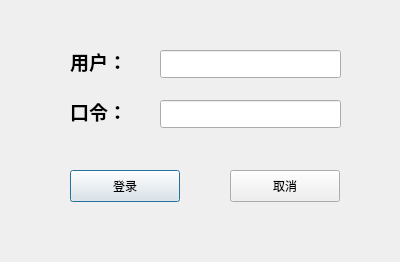
<ui version="4.0" >
 <class>LoginDialog</class>
 <widget class="QDialog" name="LoginDialog" >
  <property name="geometry" >
   <rect>
    <x>0</x>
    <y>0</y>
    <width>400</width>
    <height>262</height>
   </rect>
  </property>
  <property name="windowTitle" >
   <string>Dialog</string>
  </property>
  <widget class="QLabel" name="lbluser" >
   <property name="geometry" >
    <rect>
     <x>70</x>
     <y>50</y>
     <width>86</width>
     <height>22</height>
    </rect>
   </property>
   <property name="font" >
    <font>
     <pointsize>14</pointsize>
     <weight>75</weight>
     <bold>true</bold>
    </font>
   </property>
   <property name="text" >
    <string>用户：</string>
   </property>
  </widget>
  <widget class="QLabel" name="lblpass" >
   <property name="geometry" >
    <rect>
     <x>70</x>
     <y>100</y>
     <width>85</width>
     <height>22</height>
    </rect>
   </property>
   <property name="font" >
    <font>
     <pointsize>14</pointsize>
     <weight>75</weight>
     <bold>true</bold>
    </font>
   </property>
   <property name="text" >
    <string>口令：</string>
   </property>
  </widget>
  <widget class="QLineEdit" name="edtuser" >
   <property name="geometry" >
    <rect>
     <x>160</x>
     <y>50</y>
     <width>181</width>
     <height>28</height>
    </rect>
   </property>
  </widget>
  <widget class="QLineEdit" name="edtpass" >
   <property name="geometry" >
    <rect>
     <x>160</x>
     <y>100</y>
     <width>181</width>
     <height>28</height>
    </rect>
   </property>
  </widget>
  <widget class="QPushButton" name="btnlogin" >
   <property name="geometry" >
    <rect>
     <x>70</x>
     <y>170</y>
     <width>110</width>
     <height>32</height>
    </rect>
   </property>
   <property name="text" >
    <string>登录</string>
   </property>
  </widget>
  <widget class="QPushButton" name="btncancel" >
   <property name="geometry" >
    <rect>
     <x>230</x>
     <y>170</y>
     <width>110</width>
     <height>32</height>
    </rect>
   </property>
   <property name="text" >
    <string>取消</string>
   </property>
  </widget>
 </widget>
 <resources/>
 <connections/>
</ui>
